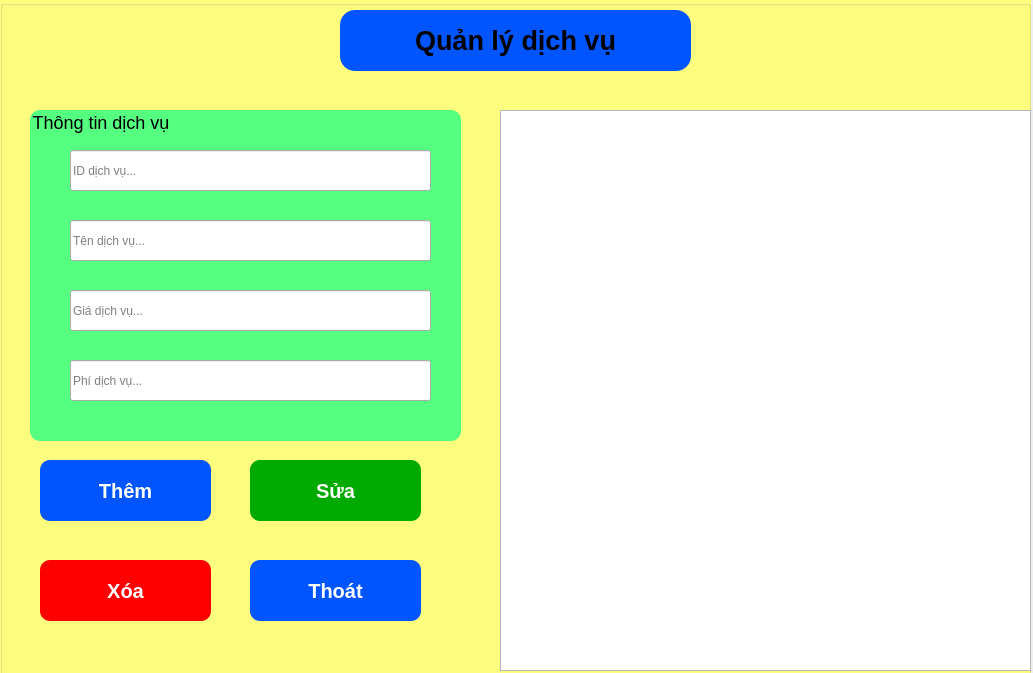
<?xml version="1.0" encoding="UTF-8"?>
<ui version="4.0">
 <class>MainWindow</class>
 <widget class="QMainWindow" name="MainWindow">
  <property name="geometry">
   <rect>
    <x>0</x>
    <y>0</y>
    <width>1033</width>
    <height>673</height>
   </rect>
  </property>
  <property name="windowTitle">
   <string>Quản lý dịch vụ</string>
  </property>
  <widget class="QWidget" name="centralwidget">
   <widget class="QGroupBox" name="groupBox">
    <property name="geometry">
     <rect>
      <x>0</x>
      <y>0</y>
      <width>1031</width>
      <height>721</height>
     </rect>
    </property>
    <property name="styleSheet">
     <string notr="true">QGroupBox{
	background-color:rgb(255, 255, 127);
}</string>
    </property>
    <property name="title">
     <string/>
    </property>
    <widget class="QGroupBox" name="groupBox_2">
     <property name="geometry">
      <rect>
       <x>340</x>
       <y>10</y>
       <width>351</width>
       <height>61</height>
      </rect>
     </property>
     <property name="styleSheet">
      <string notr="true">QGroupBox{
	background-color:rgb(0, 85, 255);
	border-radius: 15px;
}</string>
     </property>
     <property name="title">
      <string/>
     </property>
     <widget class="QLabel" name="label_3">
      <property name="geometry">
       <rect>
        <x>0</x>
        <y>0</y>
        <width>351</width>
        <height>61</height>
       </rect>
      </property>
      <property name="text">
       <string>&lt;html&gt;&lt;head/&gt;&lt;body&gt;&lt;p align=&quot;center&quot;&gt;&lt;span style=&quot; font-size:20pt; font-weight:600;&quot;&gt;Quản lý dịch vụ&lt;/span&gt;&lt;/p&gt;&lt;/body&gt;&lt;/html&gt;</string>
      </property>
     </widget>
    </widget>
    <widget class="QGroupBox" name="groupBox_3">
     <property name="geometry">
      <rect>
       <x>30</x>
       <y>110</y>
       <width>431</width>
       <height>331</height>
      </rect>
     </property>
     <property name="styleSheet">
      <string notr="true">QGroupBox{
	background-color:rgb(85, 255, 127);
	font-size:18px;
	border-radius:10px;
}</string>
     </property>
     <property name="title">
      <string>Thông tin dịch vụ</string>
     </property>
     <widget class="QLineEdit" name="txtIDichVu">
      <property name="geometry">
       <rect>
        <x>40</x>
        <y>40</y>
        <width>361</width>
        <height>41</height>
       </rect>
      </property>
      <property name="styleSheet">
       <string notr="true">font: 14pt &quot;MS Shell Dlg 2&quot;;</string>
      </property>
      <property name="placeholderText">
       <string>ID dịch vụ...</string>
      </property>
     </widget>
     <widget class="QLineEdit" name="txtITenDichVu">
      <property name="geometry">
       <rect>
        <x>40</x>
        <y>110</y>
        <width>361</width>
        <height>41</height>
       </rect>
      </property>
      <property name="styleSheet">
       <string notr="true">font: 14pt &quot;MS Shell Dlg 2&quot;;</string>
      </property>
      <property name="placeholderText">
       <string>Tên dịch vụ...</string>
      </property>
     </widget>
     <widget class="QLineEdit" name="txtGiadichvu">
      <property name="geometry">
       <rect>
        <x>40</x>
        <y>180</y>
        <width>361</width>
        <height>41</height>
       </rect>
      </property>
      <property name="styleSheet">
       <string notr="true">font: 14pt &quot;MS Shell Dlg 2&quot;;</string>
      </property>
      <property name="placeholderText">
       <string>Giá dịch vụ...</string>
      </property>
     </widget>
     <widget class="QLineEdit" name="txtPhidichvu">
      <property name="geometry">
       <rect>
        <x>40</x>
        <y>250</y>
        <width>361</width>
        <height>41</height>
       </rect>
      </property>
      <property name="styleSheet">
       <string notr="true">font: 14pt &quot;MS Shell Dlg 2&quot;;</string>
      </property>
      <property name="placeholderText">
       <string>Phí dịch vụ...</string>
      </property>
     </widget>
    </widget>
    <widget class="QListView" name="lstDichvu">
     <property name="geometry">
      <rect>
       <x>500</x>
       <y>110</y>
       <width>531</width>
       <height>561</height>
      </rect>
     </property>
     <property name="styleSheet">
      <string notr="true">font: 12pt &quot;Arial&quot;;</string>
     </property>
    </widget>
    <widget class="QPushButton" name="btnThemd">
     <property name="geometry">
      <rect>
       <x>40</x>
       <y>460</y>
       <width>171</width>
       <height>61</height>
      </rect>
     </property>
     <property name="styleSheet">
      <string notr="true">QPushButton{
	font-size: 20px;
    border-radius: 10px;
	background-color: rgb(0, 85, 255);
	color:rgb(255, 255, 255);
	font-weight: bold;
}
QPushButton:hover{
	background-color: rgb(0, 170, 255);
	cursor: pointer;
}</string>
     </property>
     <property name="text">
      <string>Thêm</string>
     </property>
    </widget>
    <widget class="QPushButton" name="btnSuad">
     <property name="geometry">
      <rect>
       <x>250</x>
       <y>460</y>
       <width>171</width>
       <height>61</height>
      </rect>
     </property>
     <property name="styleSheet">
      <string notr="true">QPushButton{
	font-size: 20px;
    border-radius: 10px;
	background-color: rgb(0, 170, 0);
	color:rgb(255, 255, 255);
	font-weight: bold;
}
QPushButton:hover{
	background-color:rgb(0, 255, 127);
	cursor: pointer;
}</string>
     </property>
     <property name="text">
      <string>Sửa</string>
     </property>
    </widget>
    <widget class="QPushButton" name="btnXoad">
     <property name="geometry">
      <rect>
       <x>40</x>
       <y>560</y>
       <width>171</width>
       <height>61</height>
      </rect>
     </property>
     <property name="styleSheet">
      <string notr="true">QPushButton{
	font-size: 20px;
    border-radius: 10px;
	background-color: rgb(255, 0, 0);
	color:rgb(255, 255, 255);
	font-weight: bold;
}
QPushButton:hover{
	background-color: rgb(255, 84, 84);
	cursor: pointer;
}</string>
     </property>
     <property name="text">
      <string>Xóa</string>
     </property>
    </widget>
    <widget class="QPushButton" name="btnThoatd">
     <property name="geometry">
      <rect>
       <x>250</x>
       <y>560</y>
       <width>171</width>
       <height>61</height>
      </rect>
     </property>
     <property name="styleSheet">
      <string notr="true">QPushButton{
	font-size: 20px;
    border-radius: 10px;
	background-color: rgb(0, 85, 255);
	color:rgb(255, 255, 255);
	font-weight: bold;
}
QPushButton:hover{
	background-color: rgb(0, 170, 255);
	cursor: pointer;
}</string>
     </property>
     <property name="text">
      <string>Thoát</string>
     </property>
    </widget>
   </widget>
  </widget>
 </widget>
 <resources/>
 <connections/>
</ui>
